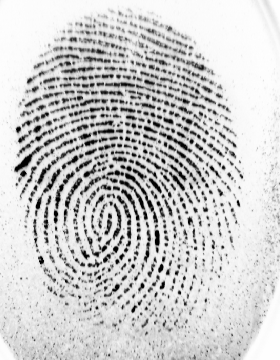
#> input picture Projekt_3/w5.bmp, 280 x 360 px; its folder holds only this picture in this run
$ python -i image_processor.py   (imports and definitions only)
#> lines starting #> are read from the running program, lines starting #| are printed output that depends on the picture; after the words box and inside, x2 and y2 are one past the last pixel; in counts of white or black regions, pixels touching at a corner belong together
#> further down, picture is the input picture: PIL image 280x360 L; min 1, max 254, mean 204.8
"""
Narzędzia do przetwarzania odcisków palców i szkieletyzacji KMM.
Używane biblioteki: wyłącznie numpy i PIL.

Typowe użycie
-------------
    from PIL import Image
    from image_processor import ImageProcessor

    proc     = ImageProcessor()
    obraz    = Image.open("odcisk.png")

    # Pełny potok (zalecane)
    binarny  = proc.preprocess_fingerprint(obraz)   # uint8, 0 = grzbiet, 255 = tło
    szkielet = proc.KMM(binarny)                     # uint8, 0 = szkielet, 255 = tło

    # Szybka binaryzacja bez Gabora
    szary    = proc._to_gray(obraz)
    binarny  = (szary > 128).astype("uint8") * 255   # 255 = tło, wtedy...
    # ...odwróć konwencję: 0 = grzbiet
    binarny  = 255 - binarny
    szkielet = proc.KMM(binarny)
"""

import numpy as np
from PIL import Image


class ImageProcessor:

    # ══════════════════════════════════════════════════════════════════════
    # ① Operacje morfologiczne
    # ══════════════════════════════════════════════════════════════════════

    def _get_structuring_element(self, size: int, shape: str) -> np.ndarray:
        """Tworzy element strukturalny o podanym rozmiarze i kształcie."""
        se = np.zeros((size, size), dtype=np.uint8)
        c  = size // 2
        if shape == 'ellipse':
            Y, X = np.ogrid[:size, :size]
            se[(Y - c) ** 2 + (X - c) ** 2 <= c ** 2] = 1
        elif shape == 'cross':
            se[c, :] = se[:, c] = 1
        elif shape == 'square':
            se[:] = 1
        return se

    def _to_gray(self, image: Image.Image) -> np.ndarray:
        """Konwertuje obraz PIL do tablicy odcieni szarości (uint8)."""
        return np.array(image.convert('L'))

    def _erode(self, img: np.ndarray, se: np.ndarray) -> np.ndarray:
        """Erozja morfologiczna (minimum lokalne)."""
        pad = se.shape[0] // 2
        p   = np.pad(img, pad, mode='edge')
        out = np.full_like(img, 255)
        for di, dj in np.argwhere(se):
            out = np.minimum(out, p[di:di + img.shape[0], dj:dj + img.shape[1]])
        return out

    def _dilate(self, img: np.ndarray, se: np.ndarray) -> np.ndarray:
        """Dylatacja morfologiczna (maksimum lokalne)."""
        pad = se.shape[0] // 2
        p   = np.pad(img, pad, mode='edge')
        out = np.zeros_like(img)
        for di, dj in np.argwhere(se):
            out = np.maximum(out, p[di:di + img.shape[0], dj:dj + img.shape[1]])
        return out

    def _open(self, img: np.ndarray, se: np.ndarray) -> np.ndarray:
        """Otwarcie morfologiczne (erozja → dylatacja) – usuwa małe obiekty."""
        return self._dilate(self._erode(img, se), se)

    def _close(self, img: np.ndarray, se: np.ndarray) -> np.ndarray:
        """Domknięcie morfologiczne (dylatacja → erozja) – wypełnia małe luki."""
        return self._erode(self._dilate(img, se), se)

    # ══════════════════════════════════════════════════════════════════════
    # ② Splotowanie 2D przez FFT (szybsze niż pętla naiwna)
    # ══════════════════════════════════════════════════════════════════════

    def _convolve2d(self, img: np.ndarray, kernel: np.ndarray) -> np.ndarray:
        """Splot liniowy 2D przez FFT. Zwraca tablicę o tym samym rozmiarze co `img`."""
        sh = tuple(
            int(2 ** np.ceil(np.log2(s + k - 1)))
            for s, k in zip(img.shape, kernel.shape)
        )
        out = np.real(np.fft.ifft2(
            np.fft.fft2(img.astype(np.float64),    sh) *
            np.fft.fft2(kernel.astype(np.float64), sh)
        ))
        ph, pw = kernel.shape[0] // 2, kernel.shape[1] // 2
        return out[ph: ph + img.shape[0], pw: pw + img.shape[1]]

    # ══════════════════════════════════════════════════════════════════════
    # ③ Bank filtrów Gabora
    # ══════════════════════════════════════════════════════════════════════

    # [558 lines left out: functions _gabor_kernel, _estimate_orientation, gabor_enhance, _compute_roi, preprocess_fingerprint, KMM and 3 more, not called in this run]

    # ══════════════════════════════════════════════════════════════════════
    # Pipeline alternatywny wg Cuevas (2019)
    # Kolejność kroków:
    #   ⑨  normalize          – normalizacja kontrastu
    #   ⑩  segment            – segmentacja wariancyjna (maska ROI)
    #   ⑪  orientation_map    – mapa orientacji grzbietów (blokowa)
    #   ⑫  frequency_map      – mapa lokalnej częstotliwości grzbietów
    #   ⑬  gabor_filter_map   – filtr Gabora per piksel (orientacja+freq z map)
    #   ⑭  preprocess_pipeline – pełny potok łączący ⑨–⑬ + binaryzacja
    # ══════════════════════════════════════════════════════════════════════

    def normalize(self, gray: np.ndarray,
                  M0: float = 100.0,
                  V0: float = 100.0) -> np.ndarray:
        """
        Normalizacja kontrastu obrazu odcisku palca.

        Każdy piksel jest przeskalowany tak, aby cały obraz miał zadaną
        wartość średnią M0 i wariancję V0 (wzór z Hong et al. 1998):

            Norm(i,j) = M0 + sqrt(V0 * (I(i,j) - M)^2 / V)
                        znak: + jeśli I > M, - w p.p.

        Zwraca float64 ndarray w przybliżeniu w [0, 255].
        """
#> called with M0 = 100, V0 = 100
        f  = gray.astype(np.float64)
        M  = f.mean()
#> M = 204.8
        V  = f.var()
#> V = 3488.3
        diff = f - M
        norm = np.where(
            diff >= 0,
            M0 + np.sqrt(V0 * diff ** 2 / (V + 1e-8)),
            M0 - np.sqrt(V0 * diff ** 2 / (V + 1e-8)),
        )
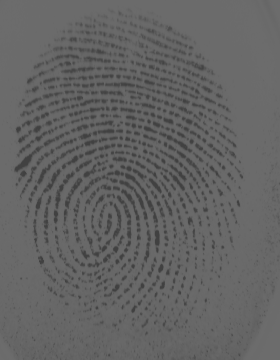
#> norm: shape (360, 280) float64; min 65.5, max 108.3, mean 100
        # Przycięcie do [0, 255] i zwrot jako float64
        return np.clip(norm, 0, 255)

    def segment(self, norm: np.ndarray,
                block:     int   = 16,
                threshold: float = 0.2) -> np.ndarray:
        """
        Segmentacja obrazu odcisku: wyznaczenie maski ROI na podstawie
        odchylenia standardowego w blokach.

        Bloki o niskim odchyleniu standardowym (jednorodne tło lub szum
        na brzegach) są wykluczane.

        Parametry
        ----------
        norm      : znormalizowany obraz (float64, wynik normalize()).
        block     : rozmiar bloku w pikselach.
        threshold : ułamek [0, 1] globalnego odchylenia std jako próg.
                    Bloki z std < threshold * std_globalne → tło.

        Zwraca
        ------
        maska : bool ndarray  True = piksel wewnątrz ROI.
        """
#> called with block = 16, threshold = 0.2
        H, W  = norm.shape
#> H = 360; W = 280
        maska = np.zeros((H, W), dtype=np.uint8)
        prog  = threshold * norm.std()
#> prog = 2

        for r in range(0, H, block):
            for c in range(0, W, block):
                blok = norm[r:r + block, c:c + block]
                if blok.std() > prog:
                    maska[r:r + block, c:c + block] = 255
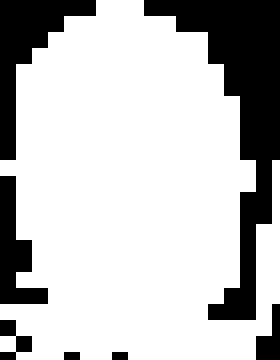
#> maska: shape (360, 280); 75.7% white; 7 black regions, largest, box (x1, y1, x2, y2) and area: (144, 0, 280, 320) 14336, (0, 0, 96, 160) 5376, (0, 176, 48, 304) 3072

        # Morfologiczne wygładzenie maski
        se    = self._get_structuring_element(block * 2 + 1, 'ellipse')
        maska = self._open(self._close(maska, se), se)
#> in _dilate, `p   = np.pad(img, pad, mode='edge')`: p: shape (392, 312); 68.2% white; 7 black regions, largest, box (x1, y1, x2, y2) and area: (160, 0, 312, 336) 19328, (0, 0, 112, 176) 9728, (0, 192, 64, 320) 5120
#> the loop in _dilate, `for di, dj in np.argwhere(se):` made 797 passes
#> (di, dj) on passes 1 to 3: (0, 16), (1, 11), (1, 12)
#> after the loop in _dilate, `for di, dj in np.argwhere(se):`: out: shape (360, 280); 91.7% white; 4 black regions, box (x1, y1, x2, y2) and area: (176, 0, 280, 147) 6332, (0, 0, 64, 64) 1828, (0, 240, 16, 272) 146, (272, 349, 280, 360) 76
#> in _erode, `pad = se.shape[0] // 2`: pad = 16
#> in _erode, `p   = np.pad(img, pad, mode='edge')`: p: shape (392, 312); 86.9% white; 4 black regions, box (x1, y1, x2, y2) and area: (192, 0, 312, 163) 10556, (0, 0, 80, 80) 4132, (0, 256, 32, 288) 658, (288, 365, 312, 392) 636
#> the loop in _erode, `for di, dj in np.argwhere(se):` made 797 passes
#> after the loop in _erode, `for di, dj in np.argwhere(se):`: out: shape (360, 280); 84.7% white; 4 black regions, box (x1, y1, x2, y2) and area: (160, 0, 280, 163) 9985, (0, 0, 80, 80) 3573, (0, 224, 32, 288) 1308, (256, 333, 280, 360) 534
#> in _erode (call 2), `p   = np.pad(img, pad, mode='edge')`: p: shape (392, 312); 79.5% white; 4 black regions, box (x1, y1, x2, y2) and area: (176, 0, 312, 179) 14721, (0, 0, 96, 96) 6389, (0, 240, 48, 304) 2332, (272, 349, 312, 392) 1606
#> the loop in _erode (call 2), `for di, dj in np.argwhere(se):` made 797 passes
#> after the loop in _erode (call 2), `for di, dj in np.argwhere(se):`: out: shape (360, 280); 76.1% white; 4 black regions, box (x1, y1, x2, y2) and area: (144, 0, 280, 179) 13901, (0, 0, 96, 96) 5634, (0, 208, 48, 304) 3210, (240, 317, 280, 360) 1380
#> in _dilate (call 2), `p   = np.pad(img, pad, mode='edge')`: p: shape (392, 312); 70.7% white; 4 black regions, box (x1, y1, x2, y2) and area: (160, 0, 312, 195) 19149, (0, 0, 112, 112) 8962, (0, 224, 64, 320) 4746, (256, 333, 312, 392) 2964
#> the loop in _dilate (call 2), `for di, dj in np.argwhere(se):` made 797 passes
#> after the loop in _dilate (call 2), `for di, dj in np.argwhere(se):`: out: shape (360, 280); 84.5% white; 4 black regions, box (x1, y1, x2, y2) and area: (160, 0, 280, 163) 10109, (0, 0, 80, 80) 3613, (0, 224, 32, 288) 1328, (256, 333, 280, 360) 534
        return maska > 0

    def orientation_map(self, norm: np.ndarray,
                        block: int = 16,
                        smooth_iter: int = 2) -> np.ndarray:
        """
        Mapa orientacji grzbietów metodą gradientową (Hong et al. 1998).

        Dla każdego bloku oblicza dominującą orientację grzbietu
        z gradientów obrazu. Wynik jest opcjonalnie wygładzany przez
        uśrednianie składowych podwójnego kąta w sąsiadujących blokach.

        Zwraca
        ------
        ori : float64 ndarray kształtu (H, W), wartości w [0, π).
              0 = poziomy grzbiet, π/2 = pionowy.
        """
        f  = norm.astype(np.float64)
        Kx = np.array([[-1, 0, 1], [-2, 0, 2], [-1, 0, 1]], float)
        gx = self._convolve2d(f, Kx)
        gy = self._convolve2d(f, Kx.T)

        # Składowe podwójnego kąta (eliminują niejednoznaczność π)
        Vx = 2.0 * gx * gy
        Vy = gx ** 2 - gy ** 2

        H, W = f.shape
#> H = 360; W = 280
        bVx  = np.zeros((H, W))
        bVy  = np.zeros((H, W))

        # Uśrednianie per blok
        for r in range(0, H, block):
            for c in range(0, W, block):
                bVx[r:r + block, c:c + block] = Vx[r:r + block, c:c + block].mean()
                bVy[r:r + block, c:c + block] = Vy[r:r + block, c:c + block].mean()
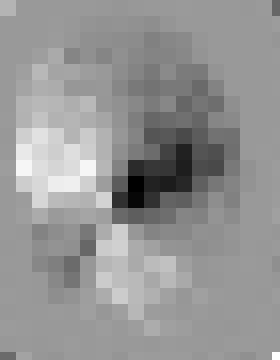
#> bVx: shape (360, 280) float64; min -5006.2, max 3300.8, mean -147.1; drawn with min black and max white

        # Opcjonalne wygładzanie mapy blokowej (redukuje nieciągłości)
        for _ in range(smooth_iter):
            bVx = self._convolve2d(bVx,
                  np.ones((block, block), float) / (block * block))
            bVy = self._convolve2d(bVy,
                  np.ones((block, block), float) / (block * block))
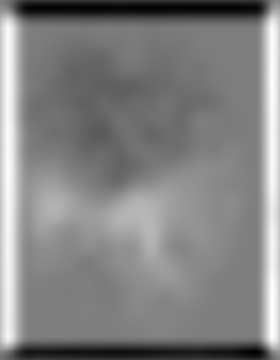
#> bVy: shape (360, 280) float64; min -8979.2, max 9178.1, mean 367.1; drawn with min black and max white

        return 0.5 * np.arctan2(bVx, bVy) + np.pi / 2.0

    def frequency_map(self, norm: np.ndarray,
                      ori:   np.ndarray,
                      block: int = 32,
                      min_freq: float = 1/25,
                      max_freq: float = 1/5) -> np.ndarray:
        """
        Mapa lokalnej częstotliwości grzbietów (Hong et al. 1998).

        Dla każdego bloku:
        1. Obróć blok o orientację lokalną (grzbiety stają się pionowe).
        2. Zsumuj kolumny → profil intensywności wzdłuż osi ⊥ grzbietom.
        3. Policz przejścia przez maksimum (szczyty) → okres T.
        4. Częstotliwość = 1 / T.

        Wartości poza zakresem [min_freq, max_freq] są zastępowane
        medianą sąsiedztwa (artefakty słabych bloków).

        Zwraca
        ------
        freq : float64 ndarray kształtu (H, W).
        """
#> called with block = 32, min_freq = 0.04, max_freq = 0.2
        H, W     = norm.shape
#> H = 360; W = 280
        freq_blk = np.zeros((H, W))
        pad      = block // 2

        # Rozmiar siatki bloków
        for r in range(0, H, block):
            for c in range(0, W, block):
                blok_n = norm[r:r + block, c:c + block]
                blok_o = ori [r:r + block, c:c + block]
                if blok_n.shape[0] < block // 2 or blok_n.shape[1] < block // 2:
                    continue

                # Orientacja dominująca bloku
                theta = blok_o.mean()

                # Rotacja bloku tak, by grzbiecie były pionowe
                cos_t, sin_t = np.cos(theta), np.sin(theta)
                bh, bw = blok_n.shape
                cy, cx = bh / 2.0, bw / 2.0
                Y, X   = np.mgrid[:bh, :bw].astype(float)
                Xr = ( (X - cx) * cos_t + (Y - cy) * sin_t) + cx
                Yr = (-(X - cx) * sin_t + (Y - cy) * cos_t) + cy
                Xr = np.clip(Xr, 0, bw - 1).astype(int)
                Yr = np.clip(Yr, 0, bh - 1).astype(int)
                obroc = blok_n[Yr, Xr]

                # Profil – suma wzdłuż wierszy (rzutowanie na oś X)
                profil = obroc.sum(axis=0).astype(float)
                profil -= profil.mean()

                # Znajdź szczyty profilu (przejście przez 0 z - na +)
                szczyty = np.where(
                    (profil[:-1] < 0) & (profil[1:] >= 0)
                )[0]

                if len(szczyty) >= 2:
                    T = (szczyty[-1] - szczyty[0]) / (len(szczyty) - 1)
                    f_val = 1.0 / T if T > 0 else 0.0
                else:
                    f_val = 0.0

                freq_blk[r:r + block, c:c + block] = f_val

        # Zastąp nieprawidłowe wartości medianą lokalną (5×5 bloków)
        valid  = (freq_blk >= min_freq) & (freq_blk <= max_freq)
#> valid: shape (360, 280) bool; 76.7% white; 7 black regions, largest, box (x1, y1, x2, y2) and area: (128, 0, 280, 160) 11264, (0, 320, 280, 360) 4032, (32, 0, 96, 64) 3072
        mediana = np.median(freq_blk[valid]) if valid.any() else (min_freq + max_freq) / 2
#> mediana = 0.13
        freq_blk[~valid] = mediana
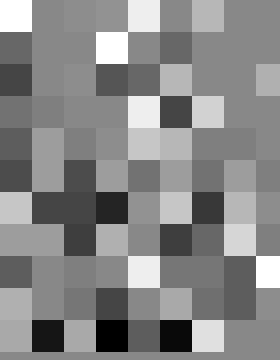
#> freq_blk: shape (360, 280) float64; min 0.05, max 0.2, mean 0.13; drawn with min black and max white

        return freq_blk

    def gabor_filter_map(self, norm: np.ndarray,
                         ori:  np.ndarray,
                         freq: np.ndarray,
                         kx:   float = 0.65,
                         ky:   float = 0.65) -> np.ndarray:
        """
        Filtrowanie Gaborem z indywidualnym jądrem per piksel (orientacja i
        częstotliwość z map).

        Jądro Gabora o symetrii parzystej (formuła z Hong et al. 1998):

            G(x,y) = exp( -1/2 * (xr²/σx² + yr²/σy²) ) * cos(2π·f·xr)

        gdzie σx = kx/f,  σy = ky/f,  xr/yr to osie obrócone o orientację.

        Piksele z tą samą orientacją i częstotliwością (w obrębie bloku)
        dzielą to samo jądro – obliczenia są grupowane per unikalny blok,
        co ogranicza liczbę splotów.

        Zwraca
        ------
        float64 ndarray w [0, 1], jasny = grzbiet.
        """
#> called with kx = 0.65, ky = 0.65
        H, W    = norm.shape
#> H = 360; W = 280
        wynik   = np.zeros((H, W), float)
        odwied  = np.zeros((H, W), dtype=bool)

        # Rozmiar jądra: 3σ w każdą stronę (co najmniej 3 piksele)
        def _sigma(f):
            return max(3.0 / f, 3.0)

        # Grupuj bloki 16×16 o zbliżonej orientacji i częstotliwości
        blok = 16
        for r in range(0, H, blok):
            for c in range(0, W, blok):
                theta  = ori [r:r + blok, c:c + blok].mean()
                f_val  = freq[r:r + blok, c:c + blok].mean()
                if f_val <= 0:
                    continue

                sx = kx / f_val
                sy = ky / f_val
                hs = int(np.ceil(3.0 * max(sx, sy)))
                sz = 2 * hs + 1

                # Budowa jądra Gabora dla tego bloku
                h = hs
                x, y     = np.meshgrid(np.arange(-h, h + 1),
                                       np.arange(-h, h + 1), indexing='xy')
                cos_t, sin_t = np.cos(theta), np.sin(theta)
                xr = -x * sin_t + y * cos_t
                yr =  x * cos_t + y * sin_t
                jadro = (np.exp(-0.5 * (xr**2 / sx**2 + yr**2 / sy**2))
                         * np.cos(2.0 * np.pi * f_val * xr))
                jadro -= jadro.mean()

                # Splot tylko tego bloku (z paddingiem)
                r0, r1 = max(0, r - hs), min(H, r + blok + hs)
                c0, c1 = max(0, c - hs), min(W, c + blok + hs)
                patch  = norm[r0:r1, c0:c1].astype(float)
                resp   = self._convolve2d(patch, jadro)

                # Wytnij wynik tylko dla bieżącego bloku
                dr = r - r0
                dc = c - c0
                bh = min(blok, H - r)
                bw = min(blok, W - c)
                wynik[r:r + bh, c:c + bw] = resp[dr:dr + bh, dc:dc + bw]
#> this loop made 23 passes
#> pass 1, in _convolve2d (call 8), `out = np.real(np.fft.ifft2( np.fft.fft2(img.astype(np.float64),    sh)..`:
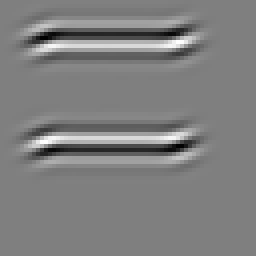
#> out: shape (64, 64) float64 (shown 4 times larger); min -309.1, max 308.8, mean 0; drawn with min black and max white
#> pass 1, in _convolve2d (call 10), `out = np.real(np.fft.ifft2( np.fft.fft2(img.astype(np.float64),    sh)..`:
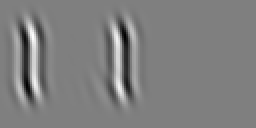
#> out: shape (64, 128) float64 (shown 2 times larger); min -756.2, max 756.2, mean 0; drawn with min black and max white

        # Normalizacja do [0, 1]
        wynik -= wynik.min()
        wynik /= (wynik.max() + 1e-8)
        return wynik

    def preprocess_pipeline(self,
                             image:      Image.Image,
                             threshold:  int   = 128,
                             block:      int   = 16,
                             seg_thresh: float = 0.2,
                             kx:         float = 0.65,
                             ky:         float = 0.65,
                             M0:         float = 100.0,
                             V0:         float = 100.0) -> dict:
        """
        Pełny potok przetwarzania wstępnego wg Cuevas / Hong et al.:

            skala szarości
              → normalizacja (normalize)
              → segmentacja (segment)
              → mapa orientacji (orientation_map)
              → mapa częstotliwości (frequency_map)
              → filtr Gabora per piksel (gabor_filter_map)
              → binaryzacja progowa
              → maska ROI

        Parametry
        ----------
        threshold  : próg binaryzacji (0–255) nałożony na wynik Gabora.
                     Jasne piksele (>= threshold) = grzbiet → 0 (czarny).
        block      : rozmiar bloku dla orientacji i segmentacji (piksele).
        seg_thresh : próg segmentacji (ułamek globalnego std).
        kx, ky     : współczynniki szerokości jądra Gabora (σx = kx/f).
        M0, V0     : docelowa średnia i wariancja normalizacji.

        Zwraca
        ------
        Słownik z kluczami:
            'normalized'   : float64 ndarray – obraz po normalizacji
            'mask'         : bool ndarray    – maska ROI
            'orientation'  : float64 ndarray – mapa orientacji [rad]
            'frequency'    : float64 ndarray – mapa częstotliwości [cykle/px]
            'enhanced'     : float64 ndarray – wynik Gabora w [0, 1]
            'binary'       : uint8 ndarray   – 0 = grzbiet, 255 = tło
        """
        szary = self._to_gray(image)

        # ① Normalizacja kontrastu
        znorm = self.normalize(szary, M0=M0, V0=V0)

        # ② Segmentacja – maska ROI
        maska = self.segment(znorm, block=block, threshold=seg_thresh)

        # ③ Mapa orientacji grzbietów
        ori = self.orientation_map(znorm, block=block)

        # ④ Mapa lokalnej częstotliwości grzbietów
        freq = self.frequency_map(znorm, ori, block=block * 2)

        # ⑤ Filtrowanie Gaborem z mapami orientacji i częstotliwości
        wzmocniony = self.gabor_filter_map(znorm, ori, freq, kx=kx, ky=ky)

        # ⑥ Binaryzacja: jasny piksel (>= threshold/255) = grzbiet → 0
        wzmU8  = (wzmocniony * 255).astype(np.uint8)
        binarny = np.where(wzmU8 >= threshold,
                           np.uint8(0),
                           np.uint8(255))

        # ⑦ Zastosowanie maski ROI – poza ROI → tło
        binarny[~maska] = 255

        return {
            'normalized':  znorm,
            'mask':        maska,
            'orientation': ori,
            'frequency':   freq,
            'enhanced':    wzmocniony,
            'binary':      binarny,
        }

>>> from PIL import Image
>>> picture = Image.open('w5.bmp')
>>> result = ImageProcessor().preprocess_pipeline(picture)
